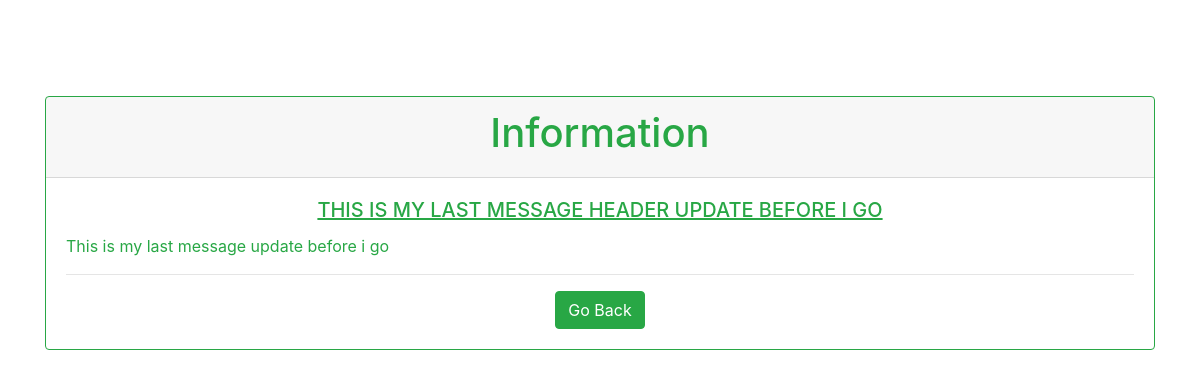
The app's page /message.php (signed in) with its own data.
### tables this page shows
CREATE TABLE `messages` (
  `id` int(11) NOT NULL,
  `title` varchar(1000) NOT NULL,
  `message` text NOT NULL
);

### message.php (the view, shortened to what this page needs)
<?php
    include "connect.php";
?>
<!DOCTYPE html>
<html lang="en">
<head>
    <link rel="stylesheet" href="css/bootstrap.css">
</head>
<body>
    <?php
        $sql = "SELECT * FROM messages";
        $result = $conn->query($sql);
        if ($result->num_rows > 0) {
            $row = $result->fetch_assoc();
            $title = $row["title"];
            $message = $row["message"];
        }
    ?>
    <br /><br /><br /><br />
<div class="container">
    <div class="card text-center text-white border-success">
        <div class="card-header text-success"><h1>Information</h1></div>
        <div class="card-body text-success">
            <h5 class="card-title text-uppercase " style="text-decoration:underline;"><?php echo  $title; ?></h5>
            <p class="card-text text-justify"><?php echo  $message; ?></p>
            <hr />
            <a href="customer_home.php" class="btn btn-success">Go Back </a>
        </div>
    </div>
</div>
</body>
</html>

### records on screen
messages: title "THIS IS MY LAST MESSAGE HEADER UPDATE BEFORE I GO", message "This is my last message update before i go"
